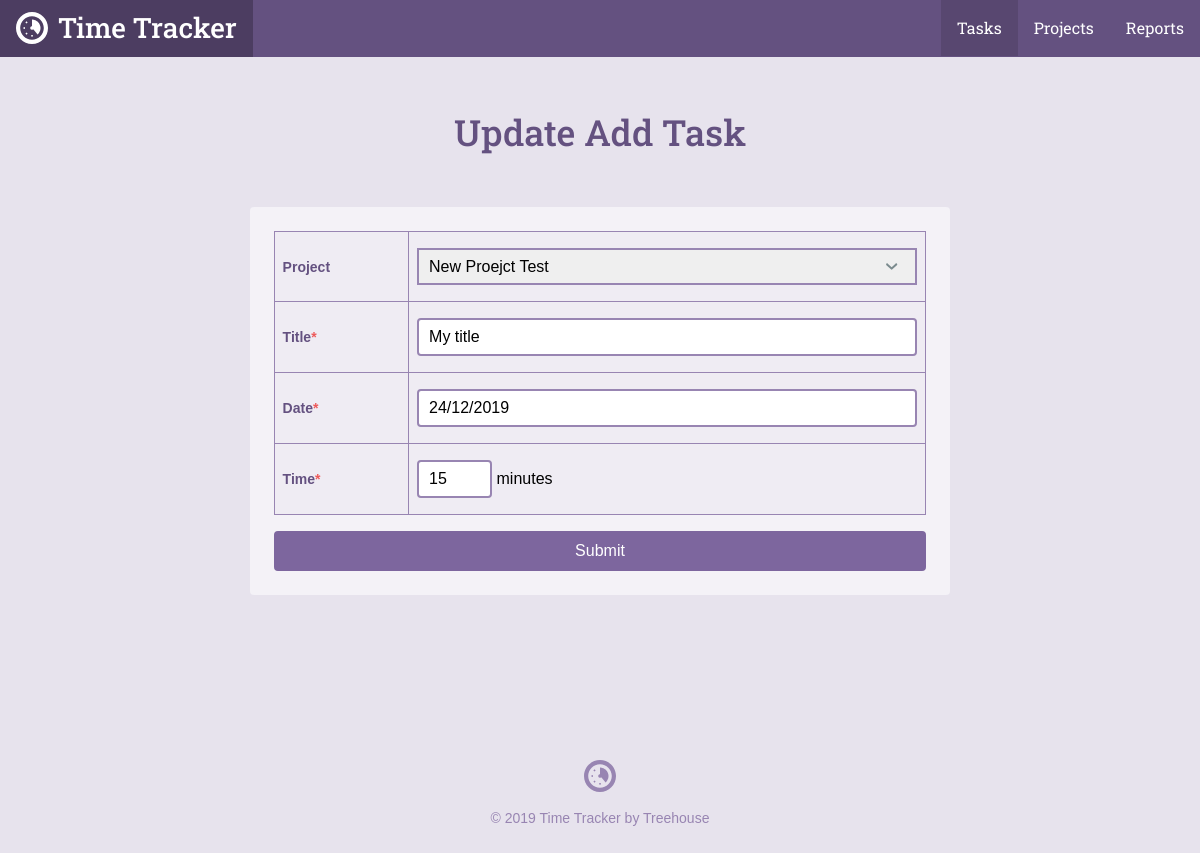
Page /task.php?id=14 on the earlier database version.
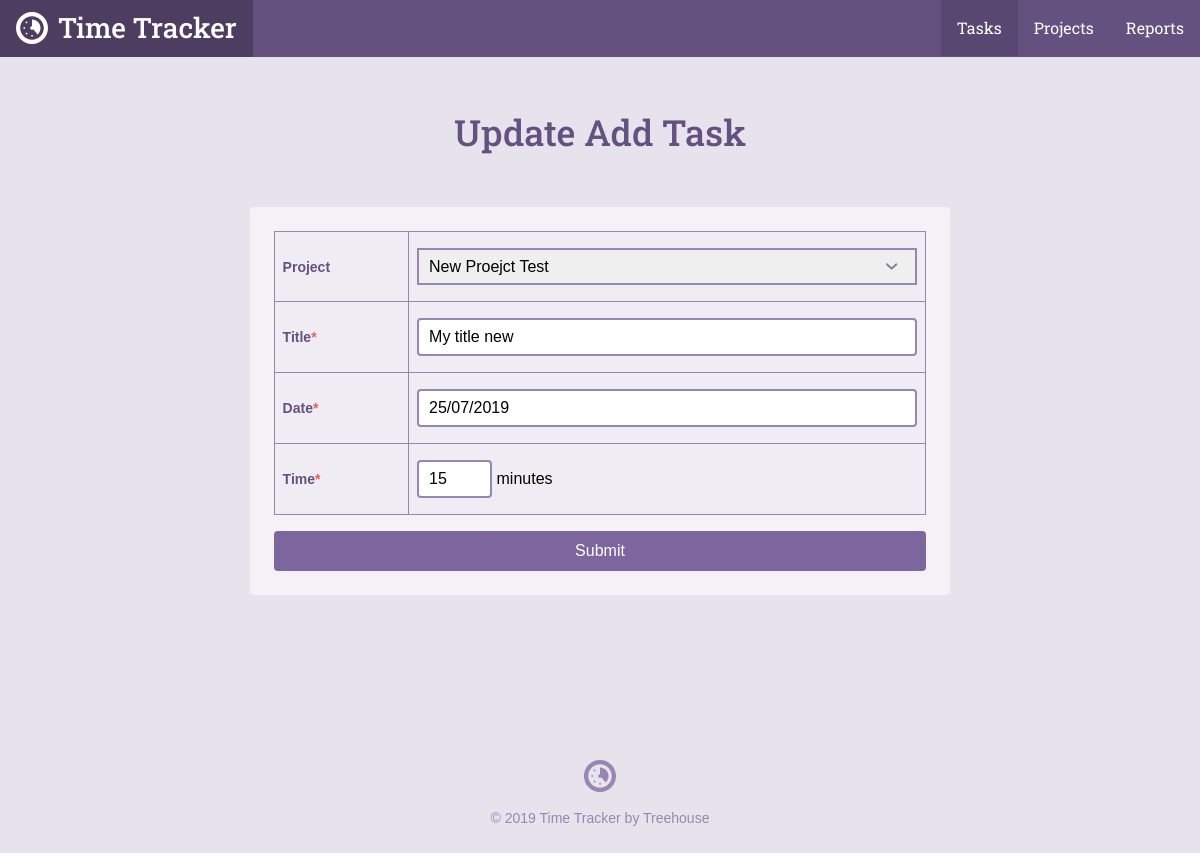
Same page on the later database version.
### tables this page shows
CREATE TABLE `tasks` (
	`task_id`	INTEGER PRIMARY KEY AUTOINCREMENT,
	`project_id`	INTEGER,
	`title`	TEXT,
	`date`	INTEGER NOT NULL,
	`time`	TEXT NOT NULL
);

CREATE TABLE `projects` (
	`project_id`	INTEGER PRIMARY KEY AUTOINCREMENT,
	`title`	TEXT NOT NULL,
	`category`	TEXT NOT NULL
);

### inc/functions.php (called while the page is built, shortened)
<?php
function get_project_list() {
	include 'connection.php';
	try {
	return $db->query('SELECT project_id, title, category FROM projects');
} catch (Exception $e) {
	echo "Error:" . getMessage() . "</br>";
	return array();
  }
}
function get_task($task_id) {
 include 'connection.php';
 $sql = 'SELECT task_id, title, date, time, project_id FROM tasks WHERE task_id = ?';
 try {
 	 $results = $db->prepare($sql);
 	 $results->bindValue(1, $task_id, PDO::PARAM_INT);
 	 $results->execute();
 } catch (Exception $e) {
 	echo "Error:" . $e->getMessage() . "<br />";
 	return false;
 }
 return $results->fetch();
}

### task.php (the view, shortened to what this page needs)
<?php
require 'inc/functions.php';
$project_id = $title = $date = $time = '';
if (isset($_GET['id'])) {
    list($task_id, $title, $date, $time, $project_id) = get_task(filter_input(INPUT_GET, 'id', FILTER_SANITIZE_NUMBER_INT));
}
include 'inc/header.php';
?>
<div class="section page">
    <div class="col-container page-container">
        <div class="col col-70-md col-60-lg col-center">
            <h1 class="actions-header">
            <?php
            if (!empty($task_id)) {
            echo 'Update ';
            } else {
            echo 'Add ';
            }
            ?> Add Task</h1>
            <form class="form-container form-add" method="post" action="task.php">
                <table>
                    <tr>
                        <th>
                            <label for="project_id">Project</label>
                        </th>
                        <td>
                            <select name="project_id" id="project_id">
                                <?php
                                foreach(get_project_list() as $item)  {
                                    echo "<option value='" . $item['project_id'] . "'";
                                    if ($project_id == $item['project_id']) {
                                        echo ' selected';
                                    }
                                    echo ">" . $item['title'] . "</option>";
                                }
                                ?>
                            </select>
                        </td>
                    </tr>
                    <tr>
                        <th><label for="title">Title<span class="required">*</span></label></th>
                        <td><input type="text" id="title" name="title" value="<?php echo htmlspecialchars($title); ?>" /></td>
                    </tr>
                    <tr>
                        <th><label for="date">Date<span class="required">*</span></label></th>
                        <td><input type="text" id="date" name="date" value="<?php echo htmlspecialchars($date); ?>" placeholder="mm/dd/yyyy" /></td>
                    </tr>
                    <tr>
                        <th><label for="time">Time<span class="required">*</span></label></th>
                        <td><input type="text" id="time" name="time" value="<?php echo htmlspecialchars($time); ?>" /> minutes</td>
                    </tr>
                </table>
                <input class="button button--primary button--topic-php" type="submit" value="Submit" />
            </form>
        </div>
    </div>
</div>
<?php include "inc/footer.php"; ?>

Differences in the rows shown:
changed tasks "New Proejct Test": title "My title" → "My title new"; date "24/12/2019" → "25/07/2019"
